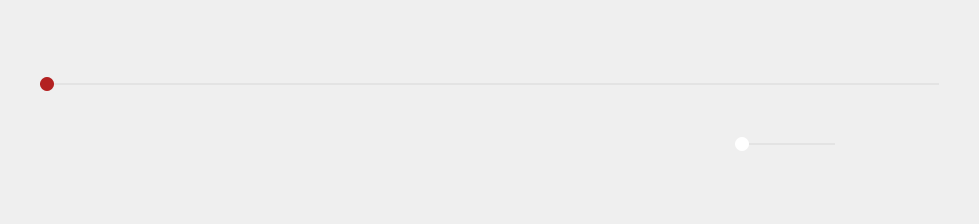
<?xml version="1.0" encoding="UTF-8"?>
<ui version="4.0">
 <class>PlayerControls</class>
 <widget class="QFrame" name="PlayerControls">
  <property name="geometry">
   <rect>
    <x>0</x>
    <y>0</y>
    <width>979</width>
    <height>224</height>
   </rect>
  </property>
  <property name="minimumSize">
   <size>
    <width>0</width>
    <height>224</height>
   </size>
  </property>
  <property name="maximumSize">
   <size>
    <width>16777215</width>
    <height>224</height>
   </size>
  </property>
  <property name="styleSheet">
   <string notr="true">#PlayerControls {
	background-color: qlineargradient(
		spread:pad, 
		x1:0.5, y1:1, x2:0.5, y2:0, 
		stop:0 rgba(0, 0, 0, 158), stop:1 rgba(255, 255, 255, 0)
	);
}
QFrame * {
	background-color: transparent;
	border: none;
	color: white;
}
QPushButton {
	padding-left: 0.5px;
	border-radius: 25px;
}
QPushButton:hover {
	background-color: rgba(110,110,110,50);
}
QPushButton:pressed {
    background-color: rgba(180,180,180,50);
}
#playBtn {
	border-radius: 40px;
	padding-left: 5px;
}

/* SLIDER */
QSlider {
    background-color: transparent;
    height: 20px;
}
QSlider::groove:horizontal {
    background: transparent;
}
QSlider::sub-page:horizontal {
    background: white;
	margin-top:9px;
	margin-bottom:9px;
    height: 2px;
}
QSlider::add-page:horizontal {
    background: rgba(180,180,180,50);
	margin-top:9px;
	margin-bottom:9px;
    height: 2px;
}
QSlider::handle:horizontal {
    background: white;
    height: 14px;
	width:14px;
	margin-top:3px;
	margin-bottom:3px;
    border-radius: 7px;
}
QSlider::handle:horizontal:hover {
	margin-top:1px;
	margin-bottom:1px;
	width: 18px;
    border-radius: 9px;
}
QSlider::handle:horizontal:pressed {
	margin: 0px;
	width: 20px;
    border-radius: 10px;
}

#playbackSlider::handle:horizontal,
#playbackSlider::sub-page:horizontal {
	background: rgb(179,33,33);
}</string>
  </property>
  <layout class="QVBoxLayout" name="playerControlsLayout">
   <property name="spacing">
    <number>10</number>
   </property>
   <property name="leftMargin">
    <number>40</number>
   </property>
   <property name="topMargin">
    <number>10</number>
   </property>
   <property name="rightMargin">
    <number>40</number>
   </property>
   <property name="bottomMargin">
    <number>40</number>
   </property>
   <item>
    <widget class="QFrame" name="titleFrame">
     <layout class="QVBoxLayout" name="titleFrameLayout">
      <property name="spacing">
       <number>5</number>
      </property>
      <property name="leftMargin">
       <number>0</number>
      </property>
      <property name="topMargin">
       <number>0</number>
      </property>
      <property name="rightMargin">
       <number>0</number>
      </property>
      <property name="bottomMargin">
       <number>0</number>
      </property>
      <item>
       <widget class="QLabel" name="titleLabel">
        <property name="font">
         <font>
          <family>Arial</family>
          <pointsize>12</pointsize>
          <bold>true</bold>
         </font>
        </property>
       </widget>
      </item>
      <item>
       <layout class="QHBoxLayout" name="episodeLabelLayout">
        <property name="spacing">
         <number>0</number>
        </property>
        <item>
         <widget class="QLabel" name="episodeNumberLabel">
          <property name="sizePolicy">
           <sizepolicy hsizetype="Expanding" vsizetype="Preferred">
            <horstretch>0</horstretch>
            <verstretch>0</verstretch>
           </sizepolicy>
          </property>
          <property name="font">
           <font>
            <family>Arial</family>
            <pointsize>20</pointsize>
            <bold>true</bold>
           </font>
          </property>
         </widget>
        </item>
        <item>
         <widget class="QLabel" name="playbackLabel">
          <property name="sizePolicy">
           <sizepolicy hsizetype="Preferred" vsizetype="Preferred">
            <horstretch>0</horstretch>
            <verstretch>0</verstretch>
           </sizepolicy>
          </property>
          <property name="font">
           <font>
            <pointsize>12</pointsize>
            <bold>true</bold>
           </font>
          </property>
         </widget>
        </item>
       </layout>
      </item>
     </layout>
    </widget>
   </item>
   <item>
    <widget class="QSlider" name="playbackSlider">
     <property name="orientation">
      <enum>Qt::Horizontal</enum>
     </property>
    </widget>
   </item>
   <item>
    <widget class="QFrame" name="controlsFrame">
     <property name="sizePolicy">
      <sizepolicy hsizetype="Preferred" vsizetype="Expanding">
       <horstretch>0</horstretch>
       <verstretch>0</verstretch>
      </sizepolicy>
     </property>
     <layout class="QGridLayout" name="gridLayout" columnstretch="1,1,1">
      <property name="leftMargin">
       <number>0</number>
      </property>
      <property name="topMargin">
       <number>0</number>
      </property>
      <property name="rightMargin">
       <number>0</number>
      </property>
      <property name="bottomMargin">
       <number>0</number>
      </property>
      <property name="spacing">
       <number>0</number>
      </property>
      <item row="0" column="0">
       <layout class="QHBoxLayout" name="horizontalLayout_4">
        <property name="spacing">
         <number>2</number>
        </property>
        <item>
         <widget class="QPushButton" name="homeBtn">
          <property name="minimumSize">
           <size>
            <width>50</width>
            <height>50</height>
           </size>
          </property>
          <property name="maximumSize">
           <size>
            <width>50</width>
            <height>50</height>
           </size>
          </property>
          <property name="icon">
           <iconset resource="resources/icons.qrc">
            <normaloff>:/base/home.svg</normaloff>:/base/home.svg</iconset>
          </property>
          <property name="iconSize">
           <size>
            <width>20</width>
            <height>20</height>
           </size>
          </property>
         </widget>
        </item>
        <item>
         <widget class="QPushButton" name="episodesBtn">
          <property name="minimumSize">
           <size>
            <width>50</width>
            <height>50</height>
           </size>
          </property>
          <property name="maximumSize">
           <size>
            <width>50</width>
            <height>50</height>
           </size>
          </property>
          <property name="icon">
           <iconset resource="resources/icons.qrc">
            <normaloff>:/base/playlist.svg</normaloff>:/base/playlist.svg</iconset>
          </property>
          <property name="iconSize">
           <size>
            <width>20</width>
            <height>20</height>
           </size>
          </property>
         </widget>
        </item>
        <item>
         <spacer name="horizontalSpacer">
          <property name="orientation">
           <enum>Qt::Horizontal</enum>
          </property>
          <property name="sizeHint" stdset="0">
           <size>
            <width>40</width>
            <height>20</height>
           </size>
          </property>
         </spacer>
        </item>
       </layout>
      </item>
      <item row="0" column="1">
       <widget class="QPushButton" name="playBtn">
        <property name="sizePolicy">
         <sizepolicy hsizetype="Maximum" vsizetype="Fixed">
          <horstretch>0</horstretch>
          <verstretch>0</verstretch>
         </sizepolicy>
        </property>
        <property name="minimumSize">
         <size>
          <width>80</width>
          <height>80</height>
         </size>
        </property>
        <property name="icon">
         <iconset resource="resources/icons.qrc">
          <normaloff>:/base/play.svg</normaloff>:/base/play.svg</iconset>
        </property>
        <property name="iconSize">
         <size>
          <width>30</width>
          <height>30</height>
         </size>
        </property>
       </widget>
      </item>
      <item row="0" column="2">
       <layout class="QHBoxLayout" name="horizontalLayout_3">
        <property name="spacing">
         <number>2</number>
        </property>
        <item>
         <spacer name="horizontalSpacer_2">
          <property name="orientation">
           <enum>Qt::Horizontal</enum>
          </property>
          <property name="sizeHint" stdset="0">
           <size>
            <width>40</width>
            <height>20</height>
           </size>
          </property>
         </spacer>
        </item>
        <item>
         <widget class="QPushButton" name="volumeBtn">
          <property name="minimumSize">
           <size>
            <width>50</width>
            <height>50</height>
           </size>
          </property>
          <property name="maximumSize">
           <size>
            <width>50</width>
            <height>50</height>
           </size>
          </property>
          <property name="icon">
           <iconset resource="resources/icons.qrc">
            <normaloff>:/base/volume_hidht.svg</normaloff>:/base/volume_hidht.svg</iconset>
          </property>
          <property name="iconSize">
           <size>
            <width>20</width>
            <height>20</height>
           </size>
          </property>
         </widget>
        </item>
        <item>
         <widget class="QSlider" name="volumeSlider">
          <property name="minimumSize">
           <size>
            <width>100</width>
            <height>0</height>
           </size>
          </property>
          <property name="maximumSize">
           <size>
            <width>100</width>
            <height>16777215</height>
           </size>
          </property>
          <property name="orientation">
           <enum>Qt::Horizontal</enum>
          </property>
         </widget>
        </item>
        <item>
         <widget class="QPushButton" name="resolutionBtn">
          <property name="minimumSize">
           <size>
            <width>50</width>
            <height>50</height>
           </size>
          </property>
          <property name="maximumSize">
           <size>
            <width>50</width>
            <height>50</height>
           </size>
          </property>
          <property name="icon">
           <iconset resource="resources/icons.qrc">
            <normaloff>:/base/resolution_sd.svg</normaloff>:/base/resolution_sd.svg</iconset>
          </property>
          <property name="iconSize">
           <size>
            <width>20</width>
            <height>20</height>
           </size>
          </property>
         </widget>
        </item>
        <item>
         <widget class="QPushButton" name="fullscreenBtn">
          <property name="minimumSize">
           <size>
            <width>50</width>
            <height>50</height>
           </size>
          </property>
          <property name="maximumSize">
           <size>
            <width>50</width>
            <height>50</height>
           </size>
          </property>
          <property name="icon">
           <iconset resource="resources/icons.qrc">
            <normaloff>:/base/fullscreen.svg</normaloff>:/base/fullscreen.svg</iconset>
          </property>
          <property name="iconSize">
           <size>
            <width>20</width>
            <height>20</height>
           </size>
          </property>
         </widget>
        </item>
       </layout>
      </item>
     </layout>
    </widget>
   </item>
  </layout>
 </widget>
 <resources>
  <include location="resources/icons.qrc"/>
 </resources>
 <connections/>
</ui>
